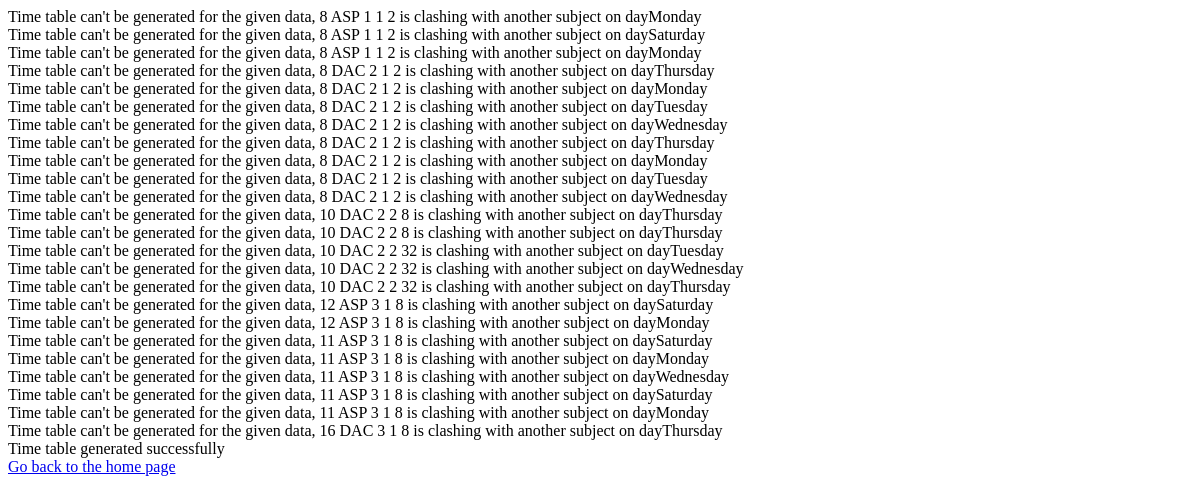
The app's page /pages/generateTimeTable.php (signed in), older data.
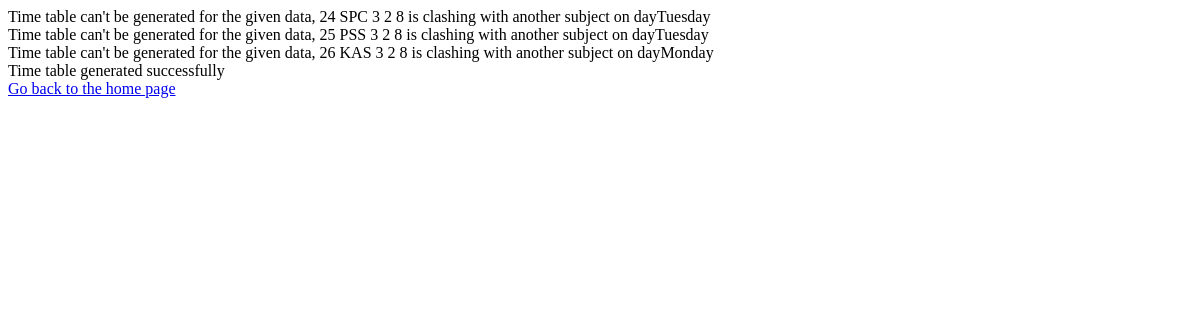
The same page, newer data.
### tables this page shows
CREATE TABLE `assigned` (
  `period_id` int(11) NOT NULL,
  `dept_id` int(11) DEFAULT NULL,
  `year` int(11) DEFAULT NULL,
  `section` varchar(10) DEFAULT NULL,
  `sub_id` int(11) DEFAULT NULL,
  `staff_short_name` varchar(20) DEFAULT NULL,
  `duration` int(11) DEFAULT NULL,
  `total_in_week` int(11) DEFAULT NULL
);

### pages/generateTimeTable.php (the view, shortened to what the changed rows need)
<?php
include('../utils/dbcon.php');
$query = "SELECT * FROM assigned";
$result = mysqli_query($conn, $query);
$collage_start_time = "10:00:00";
$collage_end_time = "18:00:00";
$recess_start_time = "12:00:00";
$recessDuration = 1;
$query = "TRUNCATE TABLE rem_periods";
if ($result) {
    $assigned = mysqli_fetch_all($result, MYSQLI_ASSOC);
    $currentDay = "Monday";
    $currentTime = $collage_start_time;
    foreach ($assigned as $assign) {
        $dept_id = $assign['dept_id'];
        $year = $assign['year'];
        $section = $assign['section'];
        $sub_id = $assign['sub_id'];
        $staff_short_name = $assign['staff_short_name'];
        $duration = $assign['duration'];
        $total_in_week = $assign['total_in_week'];
        $clash_count = 0;
        while ($total_in_week > 0) {
            $query = "SELECT * FROM timetable_view WHERE day = '$currentDay' AND year = '$year' AND section = '$section' AND Department_ID = '$dept_id'";
            $result = mysqli_query($conn, $query);
            if ($result && mysqli_num_rows($result) > 0) {
                $lastPeriodEndTime = mysqli_fetch_all($result, MYSQLI_ASSOC);
                $lastPeriodEndTime = end($lastPeriodEndTime);
                $lastPeriodEndTime = $lastPeriodEndTime['End_Time'];
            } else {
                $lastPeriodEndTime = $collage_start_time;
            }
            if ($lastPeriodEndTime > $currentTime) {
                $currentTime = $lastPeriodEndTime;
            }
            $query = "SELECT * FROM timetable_view WHERE day = '$currentDay' AND year = '$year' AND section = '$section' AND Department_ID = '$dept_id' AND recess = 1";
            $result = mysqli_query($conn, $query);
            if ($result && mysqli_num_rows($result) == 0 && $currentTime >= $recess_start_time) {
                $temp = date('H:i:s', strtotime($currentTime) + $recessDuration * 60 * 60);
                $currentTime = $temp;
            }
            $temp = date('H:i:s', strtotime($currentTime) + $duration * 60 * 60);
            if ($temp < $collage_end_time) {
                $end1 = date('H:i:s', strtotime($currentTime) + 1 * 60 * 60);
                $end2 = date('H:i:s', strtotime($currentTime) + 2 * 60 * 60);
                $query = "SELECT * FROM timetable_view WHERE day='$currentDay' AND Staff_Short_Name = '$staff_short_name' AND ((Start_Time='$currentTime') AND (End_Time='$end1' OR End_Time='$end2'))";
                $result = mysqli_query($conn, $query);
                if ($result && mysqli_num_rows($result)) {
                    $clash_count++;
                    echo "Time table can't be generated for the given data, " . $sub_id . " " . $staff_short_name . " " . $year . " " . $section . " " . $dept_id . " is clashing with another subject on day" . $currentDay . "<br>";
                    if ($currentDay == "Monday") {
                        $currentDay = "Tuesday";
                        $currentTime = $collage_start_time;
                    } else if ($currentDay == "Tuesday") {
                        $currentDay = "Wednesday";
                        $currentTime = $collage_start_time;
                    } else if ($currentDay == "Wednesday") {
                        $currentDay = "Thursday";
                        $currentTime = $collage_start_time;
                    } else if ($currentDay == "Thursday") {
                        $currentDay = "Friday";
                        $currentTime = $collage_start_time;
                    } else if ($currentDay == "Friday") {
                        $currentDay = "Saturday";
                        $currentTime = $collage_start_time;
                    } else if ($currentDay == "Saturday") {
                        $currentDay = "Monday";
                        $currentTime = $collage_start_time;
                    }
                    if ($clash_count > 7) {
                        break;
                    }
                    continue;
                }
                $total_in_week--;
                $currentTime = $temp;
            }
            if ($currentDay == "Monday") {
                $currentDay = "Tuesday";
                $currentTime = $collage_start_time;
            } else if ($currentDay == "Tuesday") {
                $currentDay = "Wednesday";
                $currentTime = $collage_start_time;
            } else if ($currentDay == "Wednesday") {
                $currentDay = "Thursday";
                $currentTime = $collage_start_time;
            } else if ($currentDay == "Thursday") {
                $currentDay = "Friday";
                $currentTime = $collage_start_time;
            } else if ($currentDay == "Friday") {
                $currentDay = "Saturday";
                $currentTime = $collage_start_time;
            } else if ($currentDay == "Saturday") {
                $currentDay = "Monday";
                $currentTime = $collage_start_time;
            }
        }
    }
} else {
    echo "Error: " . $query . "<br>" . mysqli_error($conn);
}
?>
<!DOCTYPE html>
<html lang="en">
<head>
</head>
<body>
</body>
</html>

Row changes from the older to the newer data that the page shows:
removed assigned: sub "8", staff_short_name "ASP", year "1", section "1", dept "2"
removed assigned: sub "8", staff_short_name "ASP", year "1", section "1", dept "2", currentDay "Saturday", currentDay "Monday"
removed assigned: sub "8", staff_short_name "DAC", year "2", section "1", dept "2", currentDay "Thursday", currentDay "Monday", currentDay "Tuesday", currentDay "Wednesday"
removed assigned: sub "10", staff_short_name "DAC", year "2", section "2", dept "8", currentDay "Thursday"
removed assigned: sub "10", staff_short_name "DAC", year "2", section "2", dept "8", currentDay "Thursday"
removed assigned: sub "10", staff_short_name "DAC", year "2", section "2", dept "32", currentDay "Tuesday", currentDay "Wednesday", currentDay "Thursday"
removed assigned: sub "12", staff_short_name "ASP", year "3", section "1", dept "8", currentDay "Saturday", currentDay "Monday"
removed assigned: sub "11", staff_short_name "ASP", year "3", section "1", dept "8", currentDay "Saturday", currentDay "Monday", currentDay "Wednesday"
removed assigned: sub "16", staff_short_name "DAC", year "3", section "1", dept "8", currentDay "Thursday"
added assigned: sub "24", staff_short_name "SPC", year "3", section "2", dept "8", currentDay "Tuesday"
added assigned: sub "25", staff_short_name "PSS", year "3", section "2", dept "8", currentDay "Tuesday"
added assigned: sub "26", staff_short_name "KAS", year "3", section "2", dept "8", currentDay "Monday"
